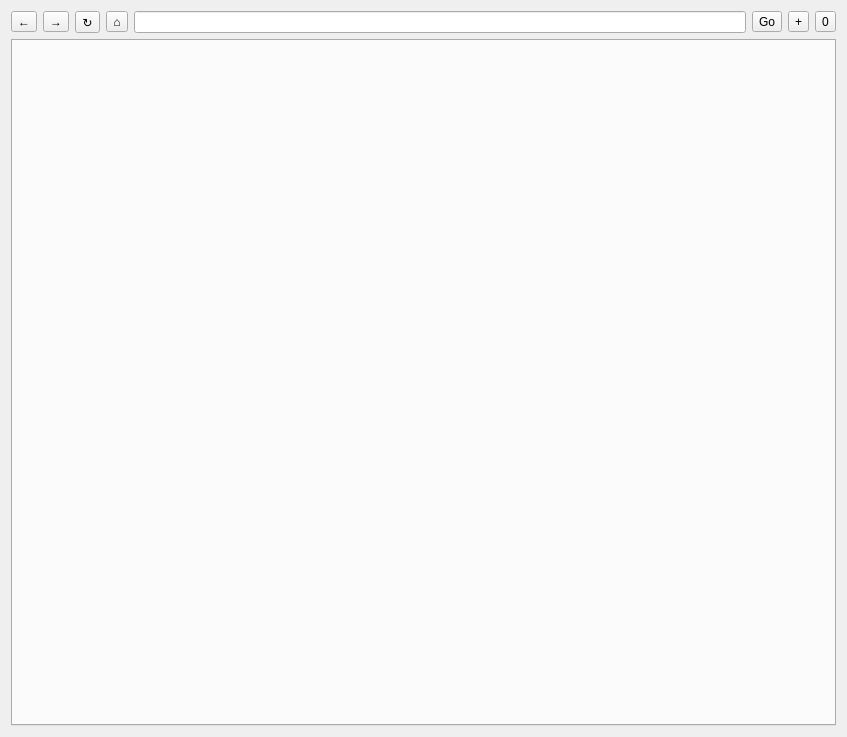
<?xml version="1.0" encoding="UTF-8"?>
<ui version="4.0">
 <class>Form</class>
 <widget class="QWidget" name="Form">
  <property name="geometry">
   <rect>
    <x>0</x>
    <y>0</y>
    <width>847</width>
    <height>737</height>
   </rect>
  </property>
  <property name="windowTitle">
   <string>Form</string>
  </property>
  <layout class="QGridLayout" name="gridLayout">
   <item row="3" column="0">
    <widget class="QToolButton" name="btBack">
     <property name="text">
      <string>←</string>
     </property>
     <property name="icon">
      <iconset>
       <normaloff>icons/left.png</normaloff>icons/left.png</iconset>
     </property>
    </widget>
   </item>
   <item row="3" column="11">
    <widget class="QToolButton" name="btDelete">
     <property name="text">
      <string>0</string>
     </property>
    </widget>
   </item>
   <item row="3" column="10">
    <widget class="QToolButton" name="btInsert">
     <property name="text">
      <string>+</string>
     </property>
    </widget>
   </item>
   <item row="3" column="3">
    <widget class="QToolButton" name="btHome">
     <property name="text">
      <string>⌂</string>
     </property>
     <property name="icon">
      <iconset>
       <normaloff>icons/home.png</normaloff>icons/home.png</iconset>
     </property>
    </widget>
   </item>
   <item row="4" column="0" colspan="12">
    <widget class="QTabWidget" name="tabWidget">
     <property name="currentIndex">
      <number>-1</number>
     </property>
    </widget>
   </item>
   <item row="3" column="2">
    <widget class="QToolButton" name="btReload">
     <property name="text">
      <string>↻</string>
     </property>
     <property name="icon">
      <iconset>
       <normaloff>icons/reset.png</normaloff>icons/reset.png</iconset>
     </property>
    </widget>
   </item>
   <item row="3" column="4" colspan="5">
    <widget class="QLineEdit" name="txUrl">
     <property name="sizePolicy">
      <sizepolicy hsizetype="Preferred" vsizetype="Fixed">
       <horstretch>0</horstretch>
       <verstretch>0</verstretch>
      </sizepolicy>
     </property>
    </widget>
   </item>
   <item row="3" column="1">
    <widget class="QToolButton" name="btForward">
     <property name="text">
      <string>→</string>
     </property>
     <property name="icon">
      <iconset>
       <normaloff>icons/right.png</normaloff>icons/right.png</iconset>
     </property>
    </widget>
   </item>
   <item row="3" column="9">
    <widget class="QToolButton" name="btGoUrl">
     <property name="text">
      <string>Go</string>
     </property>
     <property name="icon">
      <iconset>
       <normaloff>icons/go.png</normaloff>icons/go.png</iconset>
     </property>
    </widget>
   </item>
  </layout>
 </widget>
 <resources/>
 <connections/>
</ui>
